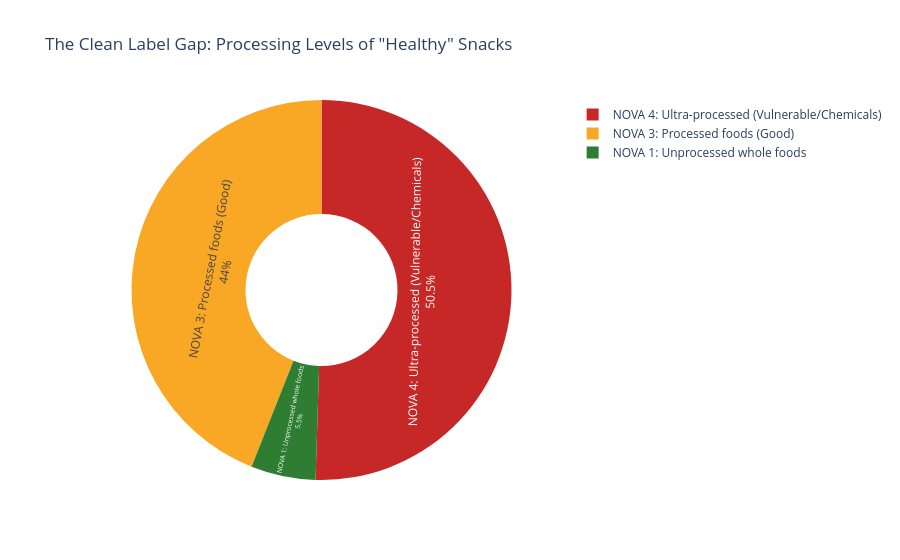

Source (notebook cell):
### Markdown cell above
## Step 7: The \"Clean Label\" Vulnerability Index (Story 6)
Hitting macro-nutrient targets was the trend of the 2010s. The trend of the 2020s is \"Clean Label\" (minimally processed). 
Using the **NOVA Classification System** (1 = Unprocessed, 4 = Ultra-Processed/Chemicals), we analyze our \"Healthy\" competitors. If the competitors achieving the macros are entirely NOVA 4, our disruptive innovation is to launch a product that hits the macros using a NOVA 3 (Clean Label) recipe.

### Code cell
# ── User Story 6: The "Clean Label" Vulnerability Index ────────

import plotly.express as px

# We only care about products that survived our strict health filter
# (High Protein, Low Sugar, Nutri-Score A/B)
# But wait... are they actually "Clean"?

# Filter out rows where NOVA is missing
df_clean_label = df_healthy.dropna(subset=['nova_group']).copy()

# Add descriptive labels for the NOVA scores
nova_map = {
    1.0: 'NOVA 1: Unprocessed whole foods',
    2.0: 'NOVA 2: Processed culinary ingredients',
    3.0: 'NOVA 3: Processed foods (Good)',
    4.0: 'NOVA 4: Ultra-processed (Vulnerable/Chemicals)'
}
df_clean_label['nova_desc'] = df_clean_label['nova_group'].map(nova_map)

# Group to see the breakdown of processing levels in our "Healthy" snacks
nova_breakdown = (
    df_clean_label['nova_desc']
    .value_counts(normalize=True) 
    * 100
).round(1).reset_index()

nova_breakdown.columns = ['Processing Level', 'Percentage of "Healthy" Snacks']
nova_breakdown = nova_breakdown.sort_values(by='Processing Level')

print("The 'Clean Label' Vulnerability Index")
print("─────────────────────────────────────────────────────────────")
print("What percentage of our 'Healthy' competitors are actually Ultra-Processed?")
print(nova_breakdown.to_string(index=False))
print("\n")

# Let's chart it for visual impact!
fig_nova = px.pie(
    nova_breakdown, 
    values='Percentage of "Healthy" Snacks', 
    names='Processing Level',
    title='The Clean Label Gap: Processing Levels of "Healthy" Snacks',
    hole=0.4,
    color='Processing Level',
    color_discrete_map={
        'NOVA 1: Unprocessed whole foods': '#2E7D32',       # Dark Green
        'NOVA 2: Processed culinary ingredients': '#81C784', # Light Green
        'NOVA 3: Processed foods (Good)': '#F9A825',         # Yellow
        'NOVA 4: Ultra-processed (Vulnerable/Chemicals)': '#C62828' # Red
    }
)
fig_nova.update_traces(textposition='inside', textinfo='percent+label')
fig_nova.show()

### Figure 1 — Plotly figure (JSON) as saved in the notebook; plotly's stock layout.template omitted (floating-point values rounded to 4 significant figures)
{"data": [{"customdata": [["NOVA 1: Unprocessed whole foods"], ["NOVA 3: Processed foods (Good)"], ["NOVA 4: Ultra-processed (Vulnerable/Chemicals)"]], "domain": {"x": [0, 1], "y": [0, 1]}, "hole": 0.4, "hovertemplate": "Processing Level=%{customdata[0]}<br>Percentage of \"Healthy\" Snacks=%{value}<extra></extra>", "labels": ["NOVA 1: Unprocessed whole foods", "NOVA 3: Processed foods (Good)", "NOVA 4: Ultra-processed (Vulnerable/Chemicals)"], "legendgroup": "", "marker": {"colors": ["#2E7D32", "#F9A825", "#C62828"]}, "name": "", "showlegend": true, "textinfo": "percent+label", "textposition": "inside", "type": "pie", "values": [5.5, 44.0, 50.5]}], "layout": {"legend": {"tracegroupgap": 0}, "title": {"text": "The Clean Label Gap: Processing Levels of \"Healthy\" Snacks"}}}
